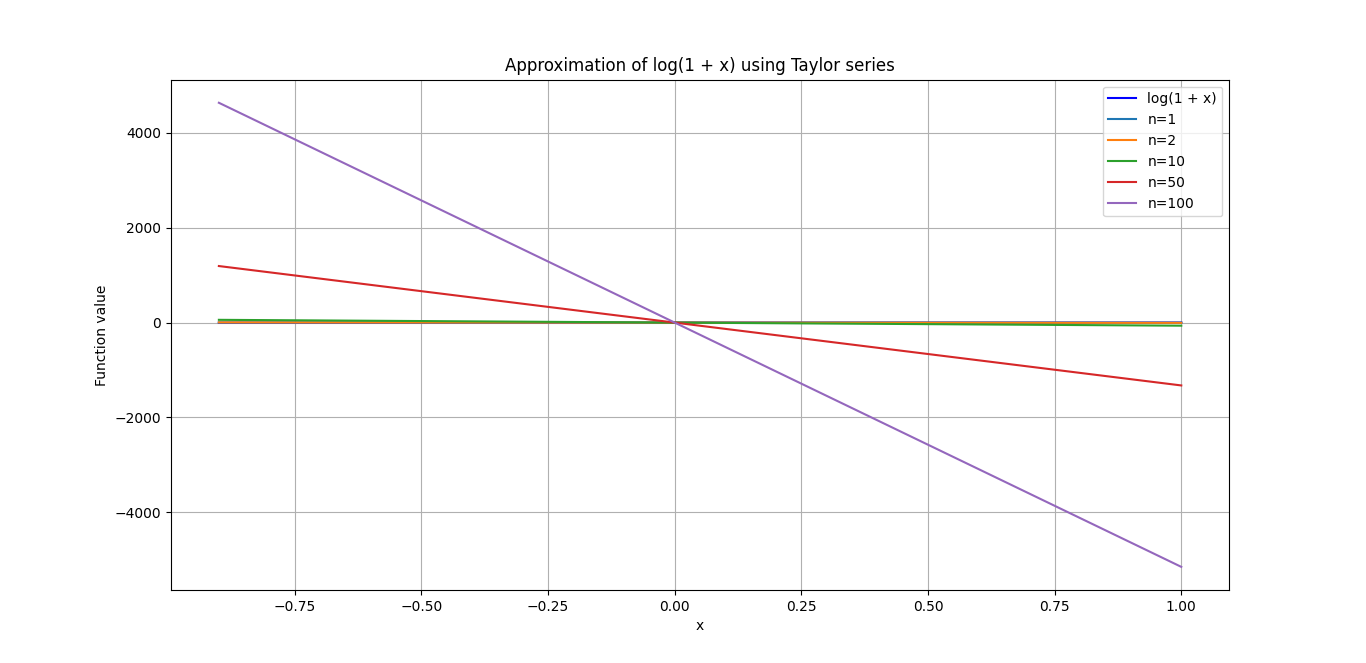

Recreate this plot in Python.
import numpy as np
import matplotlib.pyplot as plt
def log_taylor(x, n):
    """
    Calculate the nth partial sum of the Taylor series for log(1 + x) at a given point x.
    """
    result = 0
    for i in range(1, n+1):
        result += (-1)*(i+1) * (x*i) / i
    return result
x_values = np.linspace(-0.9, 1, 400)
n_values = [1, 2, 10, 50, 100]
plt.figure(figsize=(10, 6))
plt.plot(x_values, np.log(1 + x_values), label='log(1 + x)', color='blue')
for n in n_values:
    log_approx = [log_taylor(x, n) for x in x_values]
    plt.plot(x_values, log_approx, label=f'n={n}')

plt.title('Approximation of log(1 + x) using Taylor series')
plt.xlabel('x')
plt.ylabel('Function value')
plt.legend()
plt.grid(True)
plt.show()
